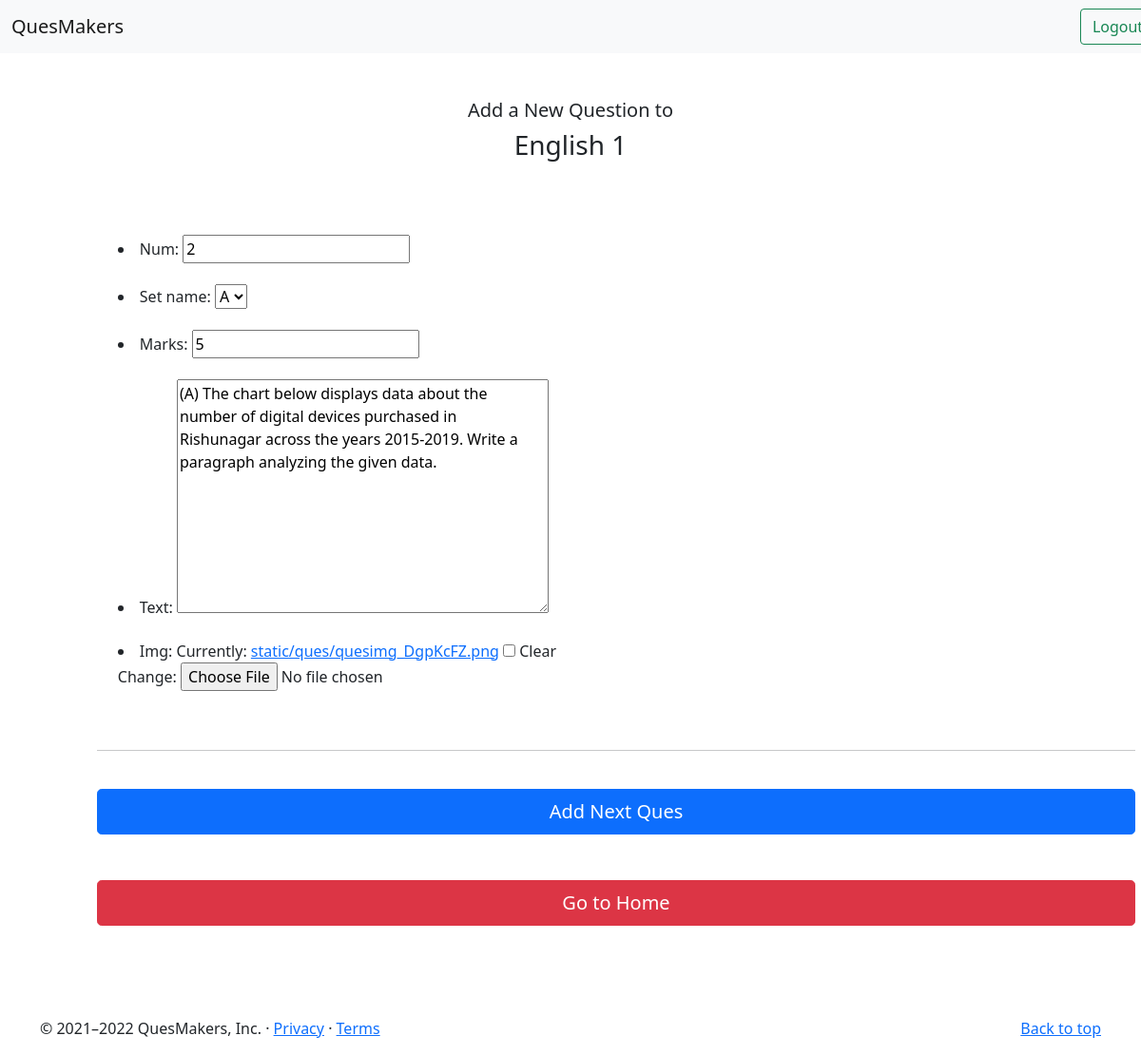
The app's page /edit/q/38 with its own data.
### editor/models.py (models this page shows, shortened)
class QuestionPapers(models.Model):
    id = models.AutoField(primary_key=True)
    img = models.ImageField(blank=True, upload_to='static/quespaper/')
    num = models.IntegerField()
    subject = models.CharField(max_length=100, default='')

class Question(models.Model):
    id = models.AutoField(primary_key=True)
    num = models.IntegerField()
    set_name = models.CharField(max_length=1, choices=[('A', 'A'),('B', 'B'),('C', 'C'),('D', 'D')], default='A')
    marks = models.IntegerField()
    text = models.TextField()
    img = models.ImageField(blank=True, upload_to='static/ques/')
    qpid = models.ForeignKey(QuestionPapers, on_delete= models.CASCADE, related_name='Qpaper')

### editor/views.py (the view, shortened to what this page needs)
# urls.py: path('/q/<id>', views.qedit, name='QEdit'),
def qedit(request, id):
    obj = Question.objects.get(id=id)
    form = QuesForm(instance=obj)
    return render(request, 'qedit.html' , {'form': form, 'QP': obj.qpid})

### editor/forms.py
class QuesForm(forms.ModelForm):
    class Meta:
       model = Question
       fields = ['num', 'set_name', 'marks', 'text', 'img']

### templates/qedit.html (shortened to what this page needs)
{% extends 'base.html' %}
{% block body %}
<main class='container'>
    <div class="py-5 text-center">
      <h2 class="lead">Add a New Question to </h2>
      {% if QP %}
      <strong><h3> {{QP.subject}} {{QP.num}} </h3></strong>
      {% endif %}
    </div>
    <form class="needs-validation container fluid mx-5" novalidate method="post" enctype="multipart/form-data">
          <div class='django-form' style="justify-content: space-around;">  {{form.as_ul}} </div>
            <br><hr><br>
            <button class="w-100 btn btn-primary btn-lg" type="submit">Add Next Ques</button>
            <a class="w-100 my-5 btn btn-danger btn-lg" href="/">Go to Home</a>
          </form>
    </main>
{% endblock body %}

### records on screen
QuestionPapers: subject "English", num "1"
Question: num "2", set_name "A", marks "5", text "(A) The chart below displays data about the number of digital devices purchased in Rishunagar across the years 2015-2019. Write a paragraph analyzing the given data."
